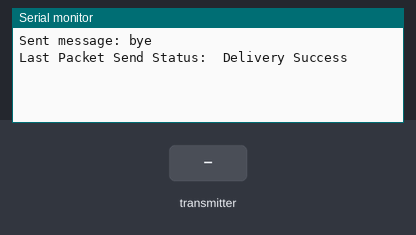
Bench run of a sketch on a simulated ESP32. On the bench: the last lines printed to the serial monitor. The test bench sets the inputs (shaded band).

Above: at 1.2 s.
1.3 s: the transmitter starts sending message = 0
At 1.66 s:
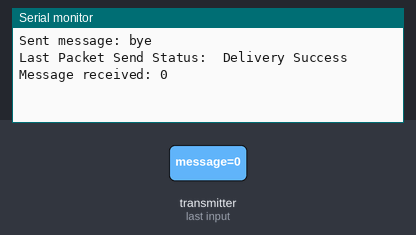
3.3 s: the transmitter starts sending message = 1
At 3.66 s:
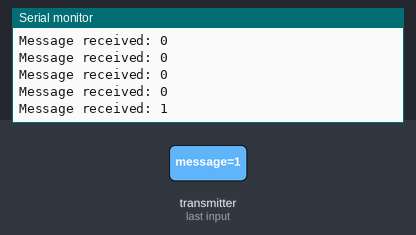

Measured:
- after the input at 1.3 s, the serial monitor: prints a new line after 0.05 s (image 1)
- after the input at 3.3 s, the serial monitor: prints a new line after 0.05 s (image 2)

The sketch:

Two_Way_Communcation_Protocol.ino
```cpp
#include <esp_now.h>
#include <WiFi.h>

// Replace with your peer's MAC Address
// uint8_t broadcastAddress[] = {0x5C, 0x01, 0x3B, 0x74, 0x46, 0x34}; // MAC Address of RED wires
uint8_t broadcastAddress[] = {0x5C, 0x01, 0x3B, 0x74, 0x74, 0x1C}; // MAC Address of Black wires

// Structure to send and receive messages
typedef struct struct_message {
  char message[32];
} struct_message;

struct_message outgoingMessage;
struct_message incomingMessage;

esp_now_peer_info_t peerInfo;

// Callback when data is sent
void OnDataSent(const uint8_t *mac_addr, esp_now_send_status_t status) {
  Serial.print("\r\nLast Packet Send Status:\t");
  Serial.println(status == ESP_NOW_SEND_SUCCESS ? "Delivery Success" : "Delivery Fail");
}

// Format callback when data is received
void OnDataRecv(const esp_now_recv_info_t *recv_info, const uint8_t *data, int data_len) {
  memcpy(&incomingMessage, data, sizeof(incomingMessage));
  Serial.print("Message received: ");
  Serial.println(incomingMessage.message);
}

void setup() {
  Serial.begin(115200);

  // Set device as a Wi-Fi Station
  WiFi.mode(WIFI_STA);

  // Init ESP-NOW
  if (esp_now_init() != ESP_OK) {
    Serial.println("Error initializing ESP-NOW");
    return;
  }

  // Register callbacks
  esp_now_register_send_cb(OnDataSent);
  esp_now_register_recv_cb(OnDataRecv);

  // Register peer
  memcpy(peerInfo.peer_addr, broadcastAddress, 6);
  peerInfo.channel = 0;
  peerInfo.encrypt = false;

  if (esp_now_add_peer(&peerInfo) != ESP_OK) {
    Serial.println("Failed to add peer");
    return;
  }
}

void loop() {
  // Prepare the message to be sent
  strcpy(outgoingMessage.message, "bye");

  // Send the message
  esp_err_t result = esp_now_send(broadcastAddress, (uint8_t *) &outgoingMessage, sizeof(outgoingMessage));

  if (result == ESP_OK) {
    Serial.println("Sent message: bye");
  } else {
    Serial.println("Error sending the message");
  }

  delay(10000); // Send every 10 seconds
}
```
